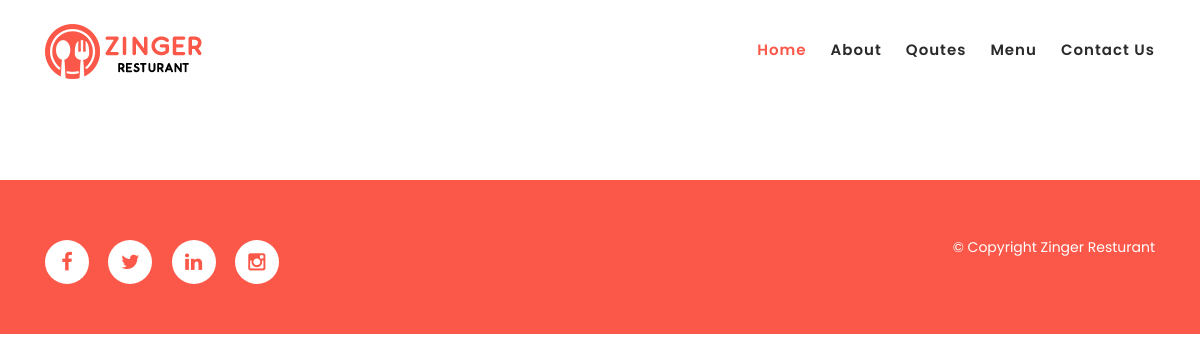
The app's page /menu/, older data.
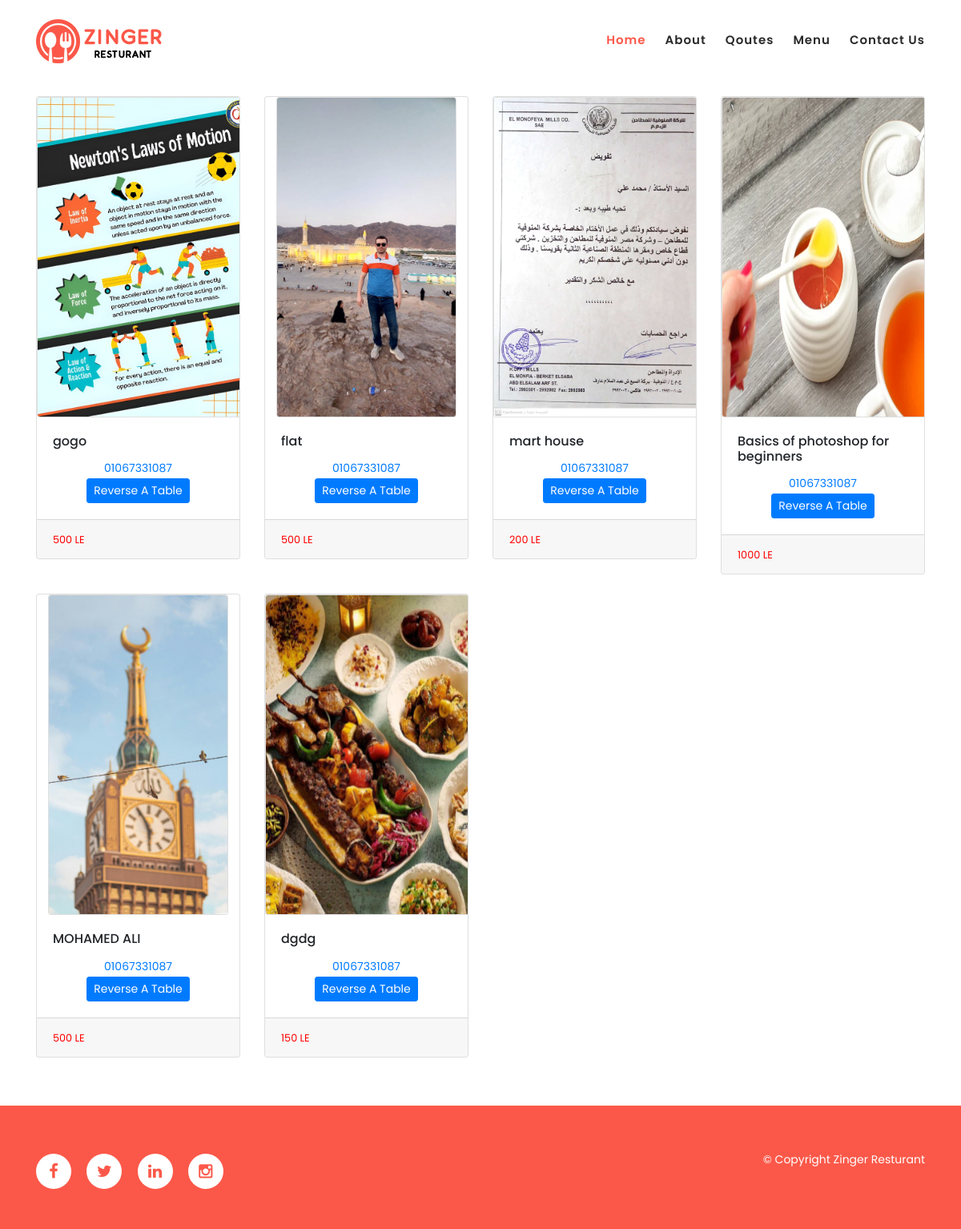
The same page, newer data.
### resturnat/models.py (models this page shows, shortened)
class Food(models.Model):
    name=models.CharField( max_length=200)
    price=models.CharField(max_length=6)
    image=models.ImageField(upload_to='food',null=True,blank=True)
    description=models.TextField(blank=True)

### resturnat/views.py (the view)
# urls.py: path('menu/',Menu.as_view(),name='menu'),
class Menu(ListView):
     template_name='menu.html'
     model=Food
     context_object_name='menu'

### templates/menu.html
{%extends 'base.html'%}
{%load static%}
{%block content%}
<section class="section" id="offers">
    <div class="container">
<div class="row row-cols-1 row-cols-md-4 g-4">
    {%for m in menu%}
    <div class="col">
        <div class="card">
            <img class="card" style="max-height: 300px;max-width: 400px;" src="{{m.image.url}}" alt=" fod ">
            <div  class="card-body">
                <h6 class="card-title">{{m.name}}</h6>
                <p style="text-align: center;" class="card-text"><span style="color: red;">
                    <a rel="nofollow" href="https://wa.me/201067331087">01067331087</a></span>
                    <br><a class="btn btn-primary btn-sm color-red"  href="{% url 'book' %}">Reverse A Table</a>
                </p>
            </div>
            <div class="card-footer">
                <small class="text-muted"><span style="color: red;">{{m.price}} LE</span></small>
            </div>
        </div>
    </div>
    {%endfor%}
</div>
    </div>
</section>
{%endblock content%}

### templates/base.html (shortened to what this page needs)
{% load static %}
<!DOCTYPE html>
<html lang="en">
<head>
    <link href="https://cdn.jsdelivr.net/npm/bootstrap@5.3.3/dist/css/bootstrap.min.css" rel="stylesheet">
    <link rel="stylesheet" type="text/css" href="{%static 'assets/css/bootstrap.min.css' %}">
    <link rel="stylesheet" type="text/css" href="{%static 'assets/css/font-awesome.css' %}">
    <link rel="stylesheet" href="{%static 'assets/css/templatemo-klassy-cafe.css' %}">
    <link rel="stylesheet" href="{%static 'assets/css/owl-carousel.css' %}">
    <link rel="stylesheet" href="{%static 'assets/css/lightbox.css' %}">
</head>
<body>
    <header class="header-area header-sticky">
        <div class="container">
            <div class="row">
                <div class="col-12">
                    <nav class="main-nav">
                        <a href="{%url 'home'%}" class="logo">
                            <img src="{%static 'img/logo.png'%}" align="klassy cafe html template">
                        </a>
                        <ul class="nav">
                            <li class="scroll-to-section"><a href="{%url 'home'%}" class="active">Home</a></li>
                            <li class="scroll-to-section"><a href="{%url 'about'%}">About</a></li>
                            <li class="scroll-to-section"><a href="{%url 'quotes'%}">Qoutes</a></li>
                            <li class="scroll-to-section"><a href="{%url 'menu'%}">Menu</a></li>
                            <li class="scroll-to-section"><a href="{%url 'book'%}">Contact Us</a></li>
                        </ul>
                    </nav>
                </div>
            </div>
        </div>
    </header>
    {%block content%}
    {%endblock content%}
    <footer>
        <div class="container">
            <div class="row">
                <div class="col-lg-4 col-xs-12">
                    <div class="right-text-content">
                        <ul class="social-icons">
                            <li><a href="https://www.facebook.com/"><i class="fa fa-facebook"></i></a></li>
                            <li><a href="https://www.twitter.com/"><i class="fa fa-twitter"></i></a></li>
                            <li><a href="https://www.linkedin.com/"><i class="fa fa-linkedin"></i></a></li>
                            <li><a href="https://www.instagram.com/"><i class="fa fa-instagram"></i></a></li>
                        </ul>
                    </div>
                </div>
                <div class="col-lg-4">
                    <div class="logo">
                    </div>
                </div>
                <div class="col-lg-4 col-xs-12">
                    <div class="left-text-content">
                        <p>© Copyright Zinger Resturant
                          </p>
                    </div>
                </div>
            </div>
        </div>
    </footer>
</body>
</html>

### static/assets/css/templatemo-klassy-cafe.css (style rules this page uses)
html, body, div, span, applet, object, iframe, h1, h2, h3, h4, h5, h6, p, blockquote, div pre, a, abbr, acronym, address, big, cite, code, del, dfn, em, font, img, ins, kbd, q, s, samp, small, strike, strong, sub, sup, tt, var, b, u, i, center, dl, dt, dd, ol, ul, li, figure, header, nav, section, article, aside, footer, figcaption { margin: 0; padding: 0; border: 0; outline: 0; }
ul, li { padding: 0; margin: 0; list-style: none; }
header, nav, section, article, aside, footer, hgroup { display: block; }
* { box-sizing: border-box; }
html, body { font-family: 'Poppins', sans-serif; font-weight: 400; background-color: #fff; font-size: 16px; -ms-text-size-adjust: 100%; -webkit-font-smoothing: antialiased; -moz-osx-font-smoothing: grayscale; }
a { text-decoration: none !important; }
h1, h2, h3, h4, h5, h6 { margin-top: 0px; margin-bottom: 0px; }
ul { margin-bottom: 0px; }
p { font-size: 14px; line-height: 25px; color: #2a2a2a; }
html, body { background: #fff; font-family: 'Poppins', sans-serif; }
.header-area { background-color: #fff; position: absolute; top: 0px; left: 0px; right: 0px; z-index: 100; height: 100px; -webkit-transition: all .5s ease 0s; -moz-transition: all .5s ease 0s; -o-transition: all .5s ease 0s; transition: all .5s ease 0s; }
.header-area .main-nav { min-height: 80px; background: transparent; }
.header-area .main-nav .logo { line-height: 100px; color: #fff; font-size: 28px; font-weight: 700; text-transform: uppercase; letter-spacing: 2px; float: left; -webkit-transition: all 0.3s ease 0s; -moz-transition: all 0.3s ease 0s; -o-transition: all 0.3s ease 0s; transition: all 0.3s ease 0s; }
.header-area .main-nav .nav { float: right; margin-top: 30px; margin-right: 0px; background-color: transparent; -webkit-transition: all 0.3s ease 0s; -moz-transition: all 0.3s ease 0s; -o-transition: all 0.3s ease 0s; transition: all 0.3s ease 0s; position: relative; z-index: 999; }
.header-area .main-nav .nav li { padding-left: 15px; padding-right: 15px; }
.header-area .main-nav .nav li:last-child { padding-right: 0px; }
.header-area .main-nav .nav li a { display: block; font-weight: 600; font-size: 15px; color: #2a2a2a; text-transform: capitalize; -webkit-transition: all 0.3s ease 0s; -moz-transition: all 0.3s ease 0s; -o-transition: all 0.3s ease 0s; transition: all 0.3s ease 0s; height: 40px; line-height: 40px; border: transparent; letter-spacing: 1px; }
.header-area .main-nav .nav li a { color: #2a2a2a; }
.header-area .main-nav .nav li:hover a, .header-area .main-nav .nav li a.active { color: #fb5849!important; }
.header-area.header-sticky { min-height: 80px; }
.header-area .nav { margin-top: 30px; }
.header-area.header-sticky .nav li a.active { color: #fb5849; }
@media (max-width: 1200px) { .header-area .main-nav .nav li { padding-left: 12px; padding-right: 12px; } }
@media (max-width: 1200px) { .header-area .main-nav:before { display: none; } }
@media (min-width: 767px) { .header-area .main-nav .nav { display: flex !important; } }
*, *:before, *:after { -webkit-box-sizing: border-box; box-sizing: border-box; -webkit-font-smoothing: antialiased; -moz-osx-font-smoothing: grayscale; }
.card { margin: 0 auto; max-width: 100%; min-height: 400px; overflow: hidden; background-size: cover; background-repeat: no-repeat; overflow: hidden; }
#offers { padding-top: 120px; }
footer { margin-top: 60px; padding: 50px 0px; background-color: #fb5849; }
footer .left-text-content p { margin-top: 5px; color: #fff; font-size: 14px; text-align: right; }
footer .right-text-content { text-align: left; margin-top: 10px; }
footer .logo { text-align: center; }
footer .right-text-content ul li { display: inline-block; margin-left: 15px; }
footer .right-text-content ul li:first-child { margin-left: 0px; }
footer .right-text-content ul li a { width: 44px; height: 44px; display: inline-block; text-align: center; line-height: 44px; font-size: 20px; background-color: #fff; border-radius: 50%; color: #fb5849; -webkit-transition: all 0.5s ease 0s; -moz-transition: all 0.5s ease 0s; -o-transition: all 0.5s ease 0s; transition: all 0.5s ease 0s; }

Row changes from the older to the newer data that the page shows:
added Food: image (picture), name "gogo", price "500"
added Food: image (picture), name "flat", price "500"
added Food: image (picture), name "mart house", price "200"
added Food: image (picture), name "Basics of photoshop for beginners", price "1000"
added Food: image (picture), name "MOHAMED ALI", price "500"
added Food: image (picture), name "dgdg", price "150"
